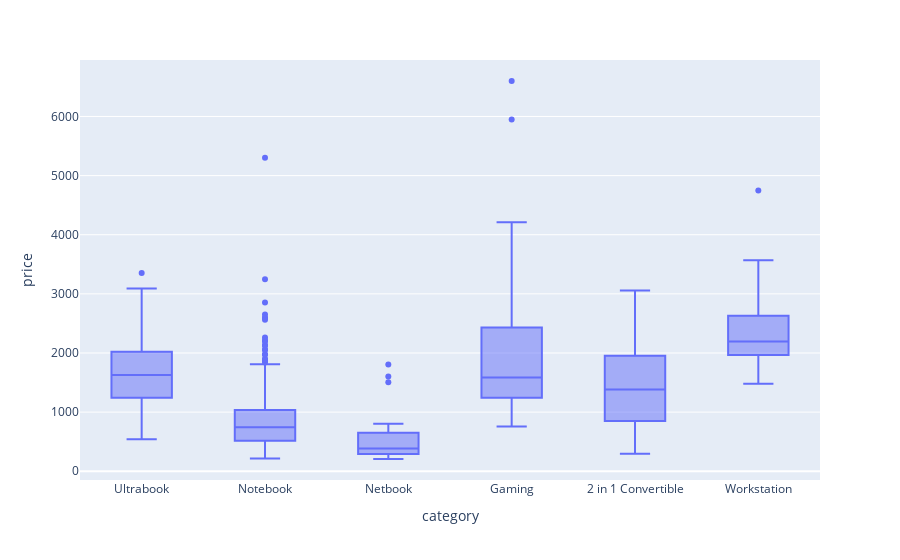

Notebook source saved alongside this figure:
### Markdown cell above
### Category

### Code cell
px.box(laptops_train, x="category", y="price")

### Figure 1 — Plotly figure (JSON) as saved in the notebook; plotly's stock layout.template omitted (floating-point values rounded to 4 significant figures; data arrays with more than 128 entries replaced by an {"elided": "..."} marker saying what was removed)
{"data": [{"alignmentgroup": "True", "hovertemplate": "category=%{x}<br>price=%{y}<extra></extra>", "legendgroup": "", "marker": {"color": "#636efa"}, "name": "", "notched": false, "offsetgroup": "", "orientation": "v", "showlegend": false, "type": "box", "x": {"elided": "977 str values"}, "x0": " ", "xaxis": "x", "y": {"elided": "977 int values"}, "y0": " ", "yaxis": "y"}], "layout": {"autosize": true, "boxmode": "group", "legend": {"tracegroupgap": 0}, "margin": {"t": 60}, "xaxis": {"anchor": "y", "autorange": true, "domain": [0, 1], "range": [-0.5, 5.5], "title": {"text": "category"}, "type": "category"}, "yaxis": {"anchor": "x", "autorange": true, "domain": [0, 1], "range": [-148.2, 6955.0], "title": {"text": "price"}, "type": "linear"}}}
